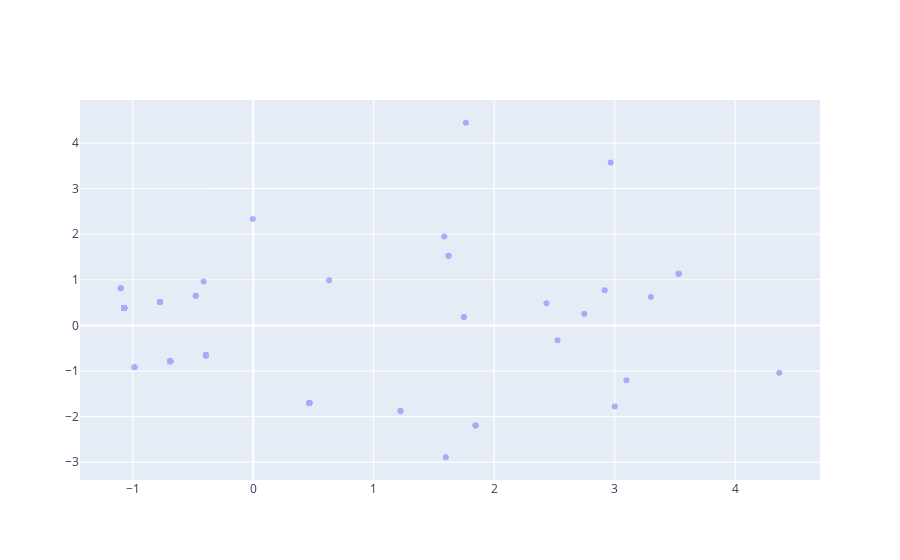

Write notebook code for a chart like this one.
### Code cell
data = go.Scatter(x=X[:, 0], y=X[:, 1], mode='markers', hovertext=agents_list_str, opacity=.5)
fig = go.Figure(data=data)
fig.show()
